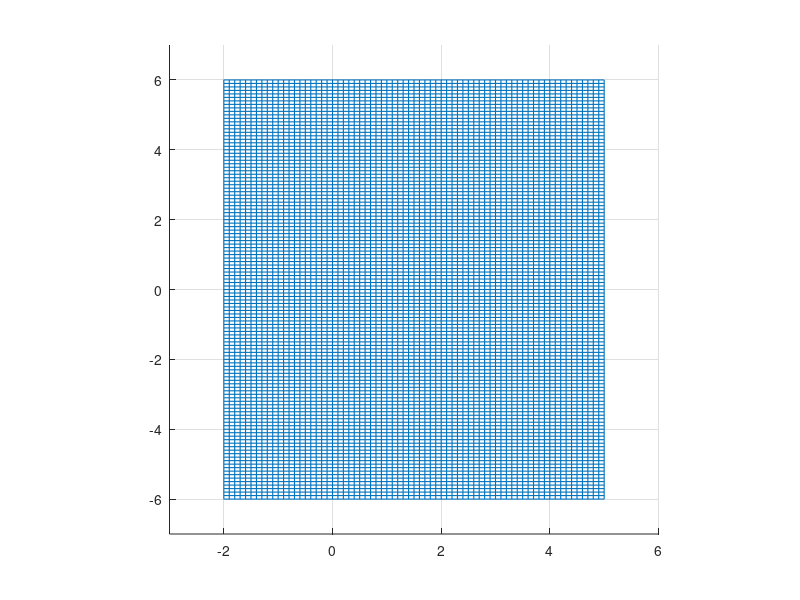

MATLAB code to generate this figure: (Note: this script raises an error after producing the figure.)
xRange = -2:0.1:5;
yRange = -6:0.1:6;
grids = cell(length(yRange) - 1, length(xRange) - 1);
occ_grid = zeros(length(yRange) - 1, length(xRange) - 1);
xValues = xRange + 0.05; 
xValues(end) = [];
yValues = yRange + 0.05;
yValues(end) = [];
rad = 0.11;
figure; hold on;
b = [min(yRange) max(yRange)];
for i=1:length(xRange)
    line( [xRange(i) xRange(i)],b, 'LineWidth', 0.8);   
end
a = [min(xRange), max(xRange)];
for i=1:length(yRange)
    line(a, [yRange(i), yRange(i)], 'LineWidth', 0.8)
end
axis([-3 6 -7 7]); 
axis square;
grid on;


for i=1:size(Landmark_Groundtruth,1)
    xL = Landmark_Groundtruth(i, 2);
    yL = Landmark_Groundtruth(i,3);
    obsX = xRange(find(xRange < xL, 1, 'last' ));
    obsY = yRange(find(yRange < yL, 1, 'last' ));
    for j=-3:3
        for k=-3:3
            rectangle('Position',[obsX + j*0.1, obsY+k*0.1, 0.1,0.1], 'FaceColor', 'k');
        end
    end
    
end
xlabel('World X Axis (m)');
ylabel('World Y Axis (m)');
title('Occupancy Grid and Paths - Q8');
setActions;

for m=1:3
     replan_index = 1;
    [curr_loc, goal_loc] = assignStartEndLocs_Q5(m);
    makeOccGridAndGridObjects_Q5;
%     [curr_ind, goal_ind] = getStartEndIndicesQ3_func(grids, curr_loc, goal_loc);
    curr_ind = getindices(xValues, yValues, curr_loc);
    goal_ind = getindices(xValues, yValues, goal_loc);
   
    while sum(curr_ind == goal_ind) ~= 2 %has not reached goal yet. 

        %plan path from current pose to goal. 
        current = curr_ind;
        explored = [];
        nbors = [];
        while sum(goal_ind == current) ~= 2 %has not reached goal yet
            explored = [explored; current];
            nbors = neighbors_Q5(current, actions);
            nbors = unique(nbors,'rows');
            %remove those cells from neighbors that have already been explored. ?
            nbors = remove_explored(nbors, explored);
            cost = zeros(size(nbors,1), 1);
            for i=1:size(nbors, 1) %for all neighbors current state
               cost(i) = grids{nbors(i,1), nbors(i,2)}.cost + grids{nbors(i,1), nbors(i,2)}.h_val;
            end
            mincost_index = find(cost == min(cost));
            mincost_index = mincost_index(1); %pick one in case of tie.
            current = nbors(mincost_index, :);
        end
        explored = [explored; current];
        if replan_index == 1
            scatter(grids{curr_ind(1), curr_ind(2)}.xLoc, grids{curr_ind(1), curr_ind(2)}.yLoc, 20.5, 'b', 'filled');
            scatter(grids{goal_ind(1), goal_ind(2)}.xLoc, grids{goal_ind(1), goal_ind(2)}.yLoc, 20.5, 'g', 'filled');
            for i=1:length(explored)-1
                xpoints = [grids{explored(i,1), explored(i,2)}.xLoc,grids{explored(i+1,1), explored(i+1,2)}.xLoc];
                ypoints = [grids{explored(i,1), explored(i,2)}.yLoc,grids{explored(i+1,1), explored(i+1,2)}.yLoc];
                line(xpoints, ypoints, 'LineWidth', 2.0, 'Color', 'r');
            end
        end
        %check for nodes that are obstacles while replanning.
        rem_ind = [];
        for i=1:size(explored,1)
            if occ_grid(explored(i,1), explored(i,2)) == 1
                rem_ind = [rem_ind i];
            end
        end
        explored(rem_ind, :) = [];
        if replan_index ~= 1 && ~isempty(rem_ind) %drive from prev loc to center of the first grid of the plan. 
            [temp_v, temp_w] = ik_controller(curr_loc(1), curr_loc(2), curr_angle, grids{explored(1,1), explored(1,2)}.xLoc, grids{explored(1,1), explored(1,2)}.yLoc );
            temp_cl = [temp_v', temp_w'];
            temp_traj = curr_loc;
            temp_traj(1,3) = deg2rad(curr_angle);
            temp_i = 1;
            for j=1:size(temp_cl,1)-1
                [temp_traj(temp_i+1, 1),temp_traj(temp_i+1,2),temp_traj(temp_i+1, 3)] = motion_model_stochastic(temp_traj(temp_i, 1),temp_traj(temp_i, 2),temp_traj(temp_i, 3), temp_cl(j,1), temp_cl(j,2), dt);
                 curr_loc = temp_traj(temp_i+1, 1:2);
                 curr_angle = rad2deg(temp_traj(temp_i+1, 3)); %degree
                temp_i = temp_i+1;
            end
            for i=1:size(temp_traj,1)-1
                xpoints = [temp_traj(i,1) temp_traj(i+1,1)];
                ypoints = [temp_traj(i,2) temp_traj(i+1,2)];
                line(xpoints, ypoints, 'LineWidth', 2.0, 'Color', 'b');
            end
        end
        %make the waypoints
        waypoints = zeros(size(explored,1), 2);
        for i=1:size(explored,1)
            waypoints(i, :) = [grids{explored(i,1), explored(i,2)}.xLoc, grids{explored(i,1), explored(i,2)}.yLoc];
        end
%         disp(waypoints);
        
        %if upon moving the robot actually drifts and the grid it ends up
        %being is no longer the current path, then recompute the path by
        %updating the current grid, if not continue driving. 

        if replan_index ~= 1
            waypoints(1,:) = [];
            waypoints = [curr_loc; waypoints];
        end
        dt = 0.1;
%         wayposes = [waypoints, ang_list];
        wayposes = waypoints;
        index = 1;
        traj= wayposes(1,:);
        control_list = [];
        if replan_index == 1
            curr_angle = -90; %in rad
        end
        traj(1,3) = deg2rad(curr_angle);
        isReplan = false;
        for i=1:size(wayposes, 1)-1
            [v,w] = ik_controller(wayposes(i,1), wayposes(i,2), curr_angle, wayposes(i+1,1), wayposes(i+1,2));
            control_list = [v', w'];
            %Draw robot position and heading
            xc = traj(index, 1); yc =traj(index, 2);
            blx =  xc - rad; bly = yc - rad;
            pos = [blx, bly, 2*rad,2*rad];
            rectangle('Position',pos,'Curvature',[1 1], 'LineWidth', 2.0);
            line([xc, xc + rad*cos(deg2rad(curr_angle))], [yc, yc + rad*sin(deg2rad(curr_angle))], 'LineWidth', 2.0, 'Color', 'k');
            
            %forward simulate controls from controller.
            for j=1:size(control_list,1)
                [traj(index+1, 1),traj(index+1,2),traj(index+1, 3)] = motion_model_stochastic(traj(index, 1),traj(index, 2),traj(index, 3), control_list(j,1), control_list(j,2), dt);
                traj_index = getindices(xValues, yValues,traj(index, 1:2));
                curr_loc = traj(index+1, 1:2);
                curr_angle = rad2deg(traj(index+1, 3)); %degrees
                if ismember(traj_index, explored, 'rows') == 0 %check if the current trajectory has deviated from the original plan, if so, replan
                    isReplan = true;
                    replan_index = replan_index + 1;
                    break;
                end
                index = index + 1;
            end
            
            if isReplan
                break;
            end
        end
        for i=1:size(traj,1)-1
            xpoints = [traj(i,1) traj(i+1,1)];
            ypoints = [traj(i,2) traj(i+1,2)];
            line(xpoints, ypoints, 'LineWidth', 2.0, 'Color', 'b');
        end
        curr_ind = getindices(xValues, yValues, curr_loc);
    end
end